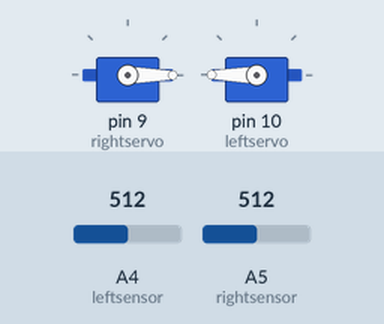
This sketch was run on a simulated Arduino Uno, built with avr-gcc and run on an emulated ATmega328P. Parts: 2 × servo. Inputs (shaded band) come from the test bench; at power-on: A4 (leftsensor) = 512, A5 (rightsensor) = 512.

Above: at 1.2 s.
1.3 s: A4 (leftsensor) set to 416
2.8 s: A4 (leftsensor) set to 394
At 3.4 s:
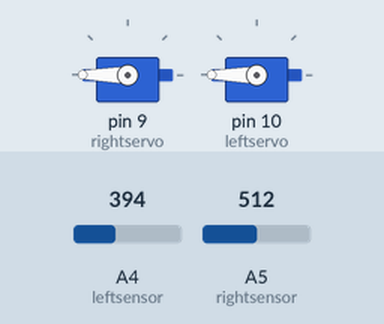
4.3 s: A4 (leftsensor) set to 511
At 5.5 s:
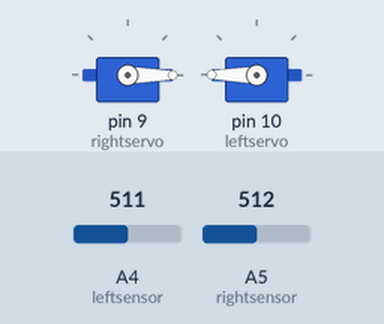
5.8 s: A5 (rightsensor) set to 408
7.3 s: A5 (rightsensor) set to 384
At 8.0 s:
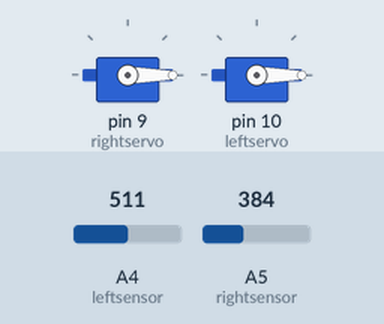
8.8 s: A5 (rightsensor) set to 511
At 9.2 s:
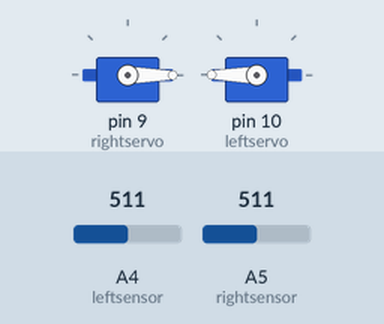
Timing chart, 0 to 11.3 s (numbered marks = the images above; inputs shaded):
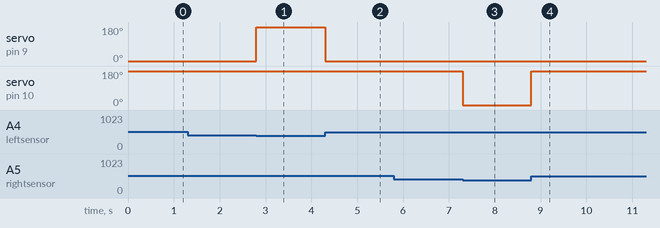

The sketch:

Code.ino
```cpp
//Libraries
#include <Servo.h>
//defining pins and variables
#define leftsensor A4
#define rightsensor A5

//defining motors
Servo rightservo;
Servo leftservo;

//Sensitivity
int sensitivity = 400;

void setup() {
  pinMode(leftsensor,INPUT);
  pinMode(rightsensor,INPUT);
  rightservo.attach(9);
  leftservo.attach(10);
}

void loop(){
  if(analogRead(leftsensor)<=sensitivity && analogRead(rightsensor)<=sensitivity){
    //stop
    rightservo.write(0);
    leftservo.write(180);
  }
  //line detected by left sensor
  else if(analogRead(leftsensor)<=sensitivity && !analogRead(rightsensor)<=sensitivity){
    //turn left
    rightservo.write(180);
    leftservo.write(180);
  }
  //line detected by right sensor
  else if(!analogRead(leftsensor)<=sensitivity && analogRead(rightsensor)<=sensitivity){
    //turn right
    rightservo.write(0);
    leftservo.write(0);
  }
  //line detected by none
  else if(!analogRead(leftsensor)<=sensitivity && !analogRead(rightsensor)<=sensitivity){
    //stop
    rightservo.write(0);
    leftservo.write(180);
  }
}
```

Measured:
- the behaviour switches between 401 and 400 on A4 (leftsensor) (found by bisection; images 0 and 1)
- the behaviour switches between 401 and 400 on A5 (rightsensor) (found by bisection; images 2 and 3)
- after the input at 1.3 s, every drawn part: stays the same
- after the input at 2.8 s, servo on pin 9 (rightservo): 0° → 180° at once
- after the input at 4.3 s, servo on pin 9 (rightservo): 180° → 0° at once
- after the input at 5.8 s, every drawn part: stays the same
- after the input at 7.3 s, servo on pin 10 (leftservo): 180° → 0° at once
- after the input at 8.8 s, servo on pin 10 (leftservo): 0° → 180° at once
